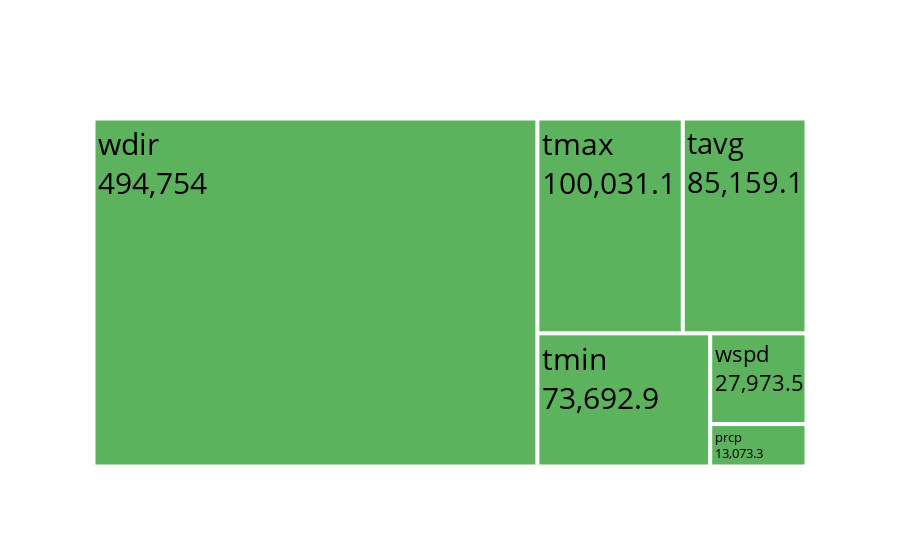

Source (notebook cell):
### Code cell
df = pd.read_csv("/Users/riteshtekriwal/Work/Data/Raw/bio-conservation/test_combined.csv")
# df = pd.read_csv("gbif_combined.csv")

df.columns

        ## filter the dataframe to the selected point
# df = df.query(query)
df = pd.melt(df, value_vars=['tavg', 'tmin', 'tmax','prcp','wspd','wdir'])
fig = px.treemap(df, path=['variable'], values='value')
fig.data[0].textinfo = 'label+value'

level = 1 # write the number of the last level you have
lvl_clr = "#5cb25d"
font_clr = "black"

fig.data[0]['marker']['colors'] =[lvl_clr for sector in fig.data[0]['ids'] if len(sector.split("/")) == level]
fig.data[0]['textfont']['color'] = [font_clr  for sector in fig.data[0]['ids'] if len(sector.split("/")) == level]

fig.data[0]['textfont']['size'] = 30

fig.show()
# df.head()

# df.head(100)

### Figure 1 — Plotly figure (JSON) as saved in the notebook; plotly's stock layout.template omitted (floating-point values rounded to 4 significant figures)
{"data": [{"branchvalues": "total", "domain": {"x": [0, 1], "y": [0, 1]}, "hovertemplate": "labels=%{label}<br>value=%{value}<br>parent=%{parent}<br>id=%{id}<extra></extra>", "ids": ["prcp", "tavg", "tmax", "tmin", "wdir", "wspd"], "labels": ["prcp", "tavg", "tmax", "tmin", "wdir", "wspd"], "marker": {"colors": ["#5cb25d", "#5cb25d", "#5cb25d", "#5cb25d", "#5cb25d", "#5cb25d"]}, "name": "", "parents": ["", "", "", "", "", ""], "textfont": {"color": ["black", "black", "black", "black", "black", "black"], "size": 30}, "textinfo": "label+value", "type": "treemap", "values": [13070.0, 85160.0, 100000.0, 73690.0, 494754, 27970.0]}], "layout": {"legend": {"tracegroupgap": 0}, "margin": {"t": 60}}}
